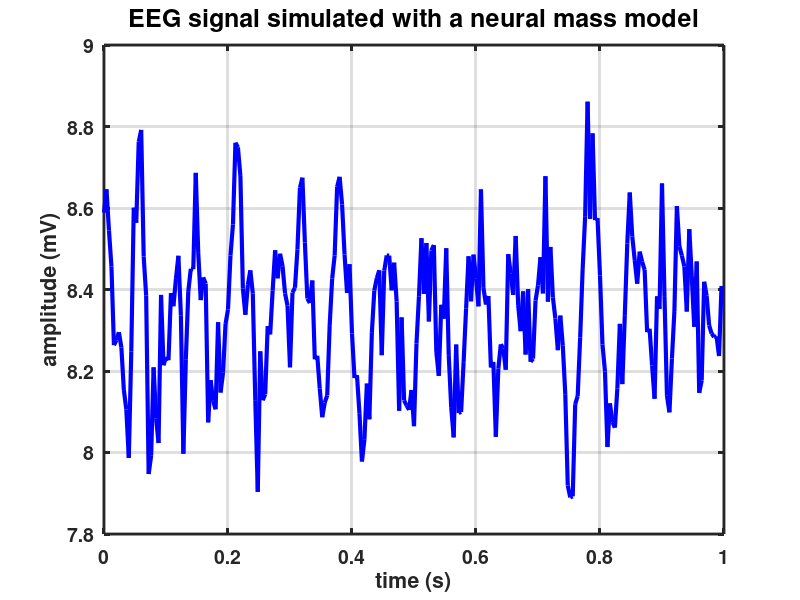
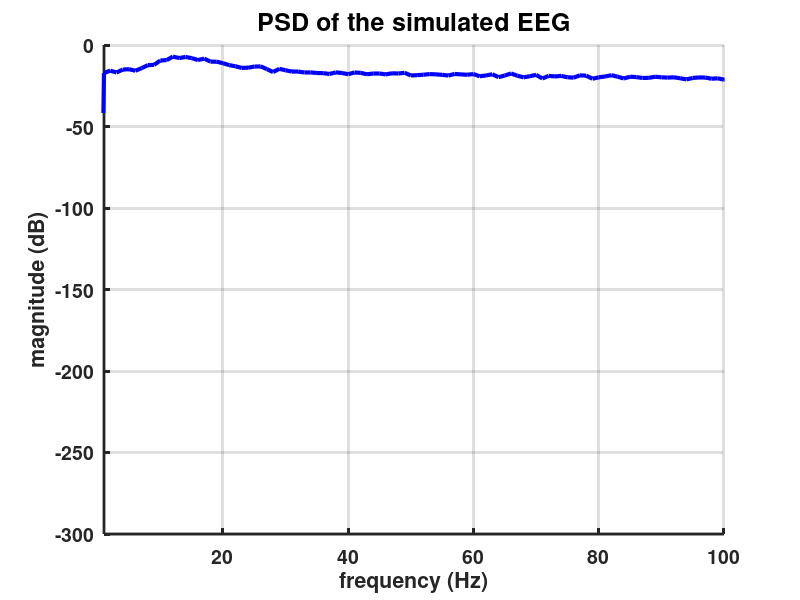
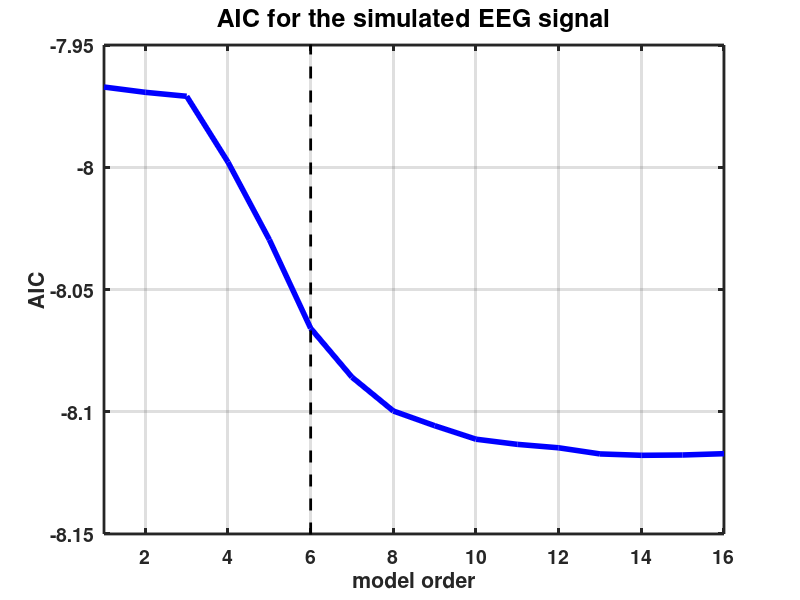
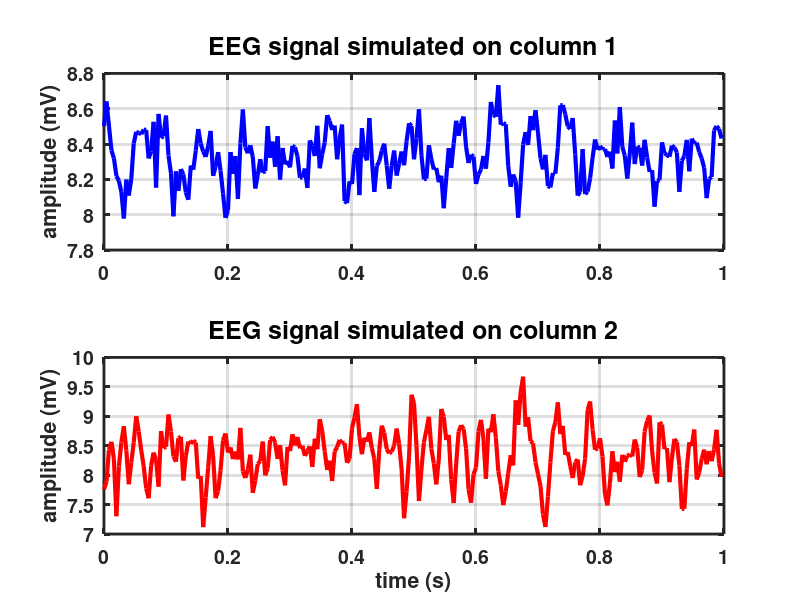

The MATLAB script that drew these images, in order:

%% Plotting the figures for the SINGLE column case

clear all; clc
load('data_single')
load('results_single')

Nc = size(x,1);
Ns = size(x,2);
Nt = size(x,3);

% plotting the signal in time
t = [0:(Ns-1)]/Fs;
plot(t,x(1,:,1),'LineWidth',3.0,'Color','blue')
set(gca,'LineWidth',2.0,'FontSize',14,'FontWeight','bold')
set(gcf,'position',[273   244   917   423])
xlabel('time (s)')
ylabel('amplitude (mV)')
title('EEG signal simulated with a neural mass model','FontSize',18,'FontWeight','bold')
grid on

% plotting the estimated power spectral density (using the periodogram)
psd = zeros(1,Ns);
for trial = 1:Nt  
    datatrial = (x(1,:,trial)-mean(x(1,:,trial),2));
    psd = psd + 1/Nt*1/Ns*abs(fft(datatrial)).^2;         
end
figure; hold on
freqs = [0:(Ns-1)]/Ns*Fs;
plot(freqs,10*log10(psd),'Color','blue','LineWidth',3.0)
set(gca,'LineWidth',2.0,'FontSize',14,'FontWeight','bold')
xlim([freqs(2) 100])
set(gcf,'position',[368   189   680   529])
grid on
xlabel('frequency (Hz)')
ylabel('magnitude (dB)')
title('PSD of the simulated EEG','FontSize',18,'FontWeight','bold')

figure
pmax = size(aic,2);
plot(aic,'LineWidth',4.0,'color','blue')
hold on
plot([6 6],[-9 -7],'LineWidth',2.0,'LineStyle','--','Color','black')
xlim([1 pmax])
ylim([-8.15 -7.95])
set(gca,'LineWidth',2.0,'FontSize',14,'FontWeight','bold')
grid on
xlabel('model order')
ylabel('AIC')
title('AIC for the simulated EEG signal','FontSize',18,'FontWeight','bold')
set(gcf,'position',[297 165 598 446])

figure
Nf = size(Par,3);
freqs = linspace(0,0.5,Nf)*Fs;
spectplot = reshape(Par(1,1,:),1,[]);
AR = plot(freqs,10*log10(abs(spectplot)),'LineWidth',4.0,'Color','blue');
hold on
freqs = [0:(Ns-1)]/Ns*Fs;
PSD = plot(freqs,10*log10(psd),'Color','black','LineWidth',2.0);
xlim([freqs(2) Fs/2])
set(gcf,'Position',[303 189 677 527])
set(gca,'LineWidth',2.0,'FontSize',14,'FontWeight','bold')
grid on
xlabel('frequency (Hz)')
ylabel('magnitude (dB)')
legend([AR PSD],'AR','PSD')
title('Autospectra with AR model and periodogram','FontSize',18,'FontWeight','bold')

%% Plotting the figures for the DOUBLE column case

clear all; clc
load('data_double')
load('results_double')

Nc = size(x,1);
Ns = size(x,2);
Nt = size(x,3);

% plotting the signal in time
t = [0:(Ns-1)]/Fs;

subplot(Nc,1,1)
plot(t,x(1,:,1),'LineWidth',3.0,'color','blue')
set(gca,'LineWidth',2.0,'FontSize',14,'FontWeight','bold')
ylabel('amplitude (mV)')
title('EEG signal simulated on column 1','FontSize',18,'FontWeight','bold')
grid on

subplot(Nc,1,2)
plot(t,x(2,:,1),'LineWidth',3.0,'color','red')
set(gca,'LineWidth',2.0,'FontSize',14,'FontWeight','bold')
ylabel('amplitude (mV)')
xlabel('time (s)')
title('EEG signal simulated on column 2','FontSize',18,'FontWeight','bold')
grid on

set(gcf,'position',[243   129   949   580])

%% plotting the estimated power spectral density (using the periodogram)
figure

colors = {'b','r'};
for c = 1:2
    
    subplot(1,2,c)
    psd = zeros(1,Ns);
    for trial = 1:Nt  
        datatrial = (x(c,:,trial)-mean(x(c,:,trial),2));
        psd = psd + 1/Nt*1/Ns*abs(fft(datatrial)).^2;         
    end
    freqs = [0:(Ns-1)]/Ns*Fs;
    plot(freqs,10*log10(psd),'Color',colors{c},'LineWidth',3.0)
    set(gca,'LineWidth',2.0,'FontSize',14,'FontWeight','bold')
    xlim([freqs(2) 100])
    set(gcf,'position',[368   189   680   529])
    grid on
    xlabel('frequency (Hz)')
    ylabel('magnitude (dB)')
    title(['PSD at channel ' num2str(c)],'FontSize',18,'FontWeight','bold')
    xlim([freqs(2) Fs/2])   
    
end
set(gcf,'position',[194 227 1133 454])

%% plotting the estimated power spectral density (using the MVAR model)

Nf = size(Par,3);
figure

ci = 1; cj = 1;
subplot(1,2,1)
spectplot = reshape(Par(ci,cj,:),1,[]);
freqs = linspace(0,0.5,Nf)*Fs;
plot(freqs,10*log10(abs(spectplot)),'LineWidth',4.0,'Color','blue')
psd = zeros(1,Ns);
for trial = 1:Nt  
    datatrial = (x(ci,:,trial)-mean(x(ci,:,trial),2));
    psd = psd + 1/Nt*1/Ns*abs(fft(datatrial)).^2;         
end
freqs = [0:(Ns-1)]/Ns*Fs;
hold on
plot(freqs,10*log10(psd),'Color','black','LineWidth',2.0)
set(gca,'LineWidth',2.0,'FontSize',14,'FontWeight','bold') 
title(['Autospectrum channel ' num2str(cj)],'FontSize',18)
xlabel('frequency (Hz)')
ylabel('magnitude (dB)')
xlim([freqs(2) Fs/2])
grid on

ci = 2; cj = 2;
subplot(1,2,2)
spectplot = reshape(Par(ci,cj,:),1,[]);
freqs = linspace(0,0.5,Nf)*Fs;
plot(freqs,10*log10(abs(spectplot)),'LineWidth',4.0,'Color','red')
psd = zeros(1,Ns);
for trial = 1:Nt  
    datatrial = (x(ci,:,trial)-mean(x(ci,:,trial),2));
    psd = psd + 1/Nt*1/Ns*abs(fft(datatrial)).^2;         
end
freqs = [0:(Ns-1)]/Ns*Fs;
hold on
plot(freqs,10*log10(psd),'Color','black','LineWidth',2.0)
set(gca,'LineWidth',2.0,'FontSize',14,'FontWeight','bold') 
title(['Autospectrum channel ' num2str(cj)],'FontSize',18)
xlabel('frequency (Hz)')
ylabel('magnitude (dB)')
xlim([freqs(2) Fs/2])
grid on

set(gcf,'position',[194 227 1133 454])

%% plotting the AIC curve

figure
pmax = size(aic,2);
plot(aic,'LineWidth',4.0,'color','blue')
hold on
plot([12 12],[-14 -12],'LineWidth',2.0,'LineStyle','--','Color','black')
xlim([1 pmax])
ylim([-13.5 -12])
set(gca,'LineWidth',2.0,'FontSize',14,'FontWeight','bold')
grid on
xlabel('model order')
ylabel('AIC')
title('AIC for the case of two columns','FontSize',18,'FontWeight','bold')
set(gcf,'position',[297 165 598 446])

%% plotting the gPDC with the PAR in the diagonals

Nf = size(Par,3);
figure; n = 1;
for ci = 1:Nc
    for cj = 1:Nc
   
        subplot(Nc,Nc,n)
        if ci == cj
            
            hold on
            freqs = linspace(0,0.5,Nf)*Fs;
            spectplot = reshape(Par(ci,cj,:),1,[]);
            plot(freqs,10*log10(abs(spectplot)),'Color','blue','LineWidth',4.0)
              
            xlim([freqs(2) Fs/2])
            
            set(gca,'LineWidth',2.0,'FontSize',14,'FontWeight','bold')             
            title(['PAR ' num2str(cj) num2str(ci) ' (dB)'],'FontSize',18)
            
        else
            freqs = linspace(0,0.5,Nf)*Fs;
            gpdcplot = reshape(gpdc(ci,cj,:),1,[]);
            plot(freqs,abs(gpdcplot).^2,'Color','blue','LineWidth',4.0)
            ylim([0 1])
            xlim([0 Fs/2])      
            
            set(gca,'LineWidth',2.0,'FontSize',14,'FontWeight','bold') 
            title(['|gPDC|^2 (' num2str(cj) ') -> (' num2str(ci) ')'],'FontSize',18)
            
        end        
               
        xlabel('frequency (Hz)')
        n = n+1;
        
    end
end
set(gcf,'Position',[275 57 808 713])


%%

Nf = size(c001.pdc,3);
freqs = linspace(0,0.5,Nf);

figure

ci = 2; cj = 1;
subplot(1,2,1)
pdcplot = reshape(c001.pdc(ci,cj,:),1,[]);
plot(freqs,pdcplot,'LineWidth',4.0,'Color','blue')
hold on
thrplot = reshape(c001.th(2,1,:),1,[]);
plot(freqs,thrplot,'LineWidth',2.0,'LineStyle','--','Color','black')
set(gca,'LineWidth',2.0,'FontSize',14,'FontWeight','bold') 
title(['|gPDC|^2 (' num2str(cj) ') -> (' num2str(ci) ')'],'FontSize',18)
xlabel('frequency (Hz)')

ci = 1; cj = 2;
subplot(1,2,2)
pdcplot = reshape(c001.pdc(ci,cj,:),1,[]);
plot(freqs,pdcplot,'LineWidth',4.0,'Color','blue')
hold on
thrplot = reshape(c001.th(1,2,:),1,[]);
plot(freqs,thrplot,'LineWidth',2.0,'LineStyle','--','Color','black')
set(gca,'LineWidth',2.0,'FontSize',14,'FontWeight','bold') 
title(['|gPDC|^2 (' num2str(cj) ') -> (' num2str(ci) ')'],'FontSize',18)
xlabel('frequency (Hz)')

set(gcf,'Position',[191 241 966 392])


















